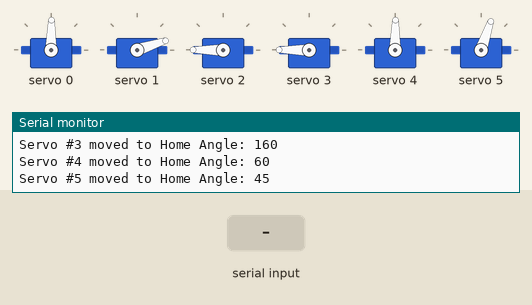
Simulated run of this sketch. Board: Arduino Uno, built with avr-gcc and run on an emulated ATmega328P. On the bench: 6 × servo, the last lines printed to the serial monitor. The inputs (shaded band) are chosen by the test bench.

Above: at 2.4 s.
2.5 s: "255\n" received over Serial
At 3.9 s:
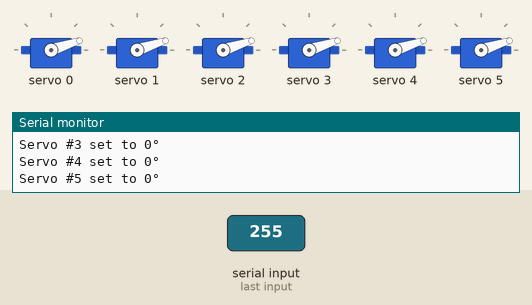
5.0 s: "1,90,45\n" received over Serial
At 6.4 s:
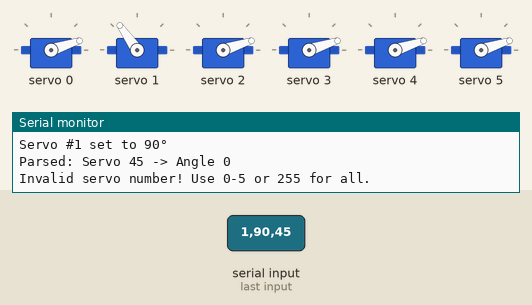
Timing chart, 0 to 8.0 s (numbered marks = the images above; inputs shaded):
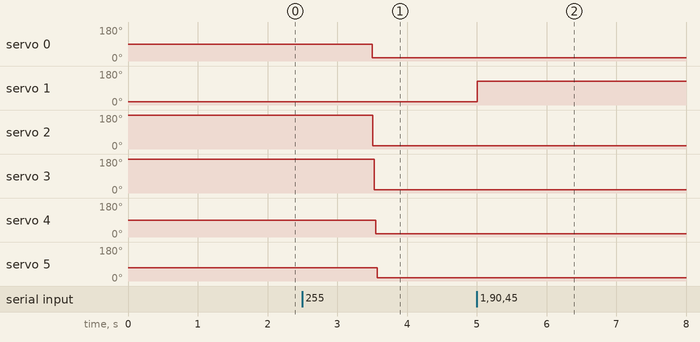

Measured:
- after the input at 2.5 s, servo 0: 89° → 18° after 1.0 s; servo 2, servo 3: 180° → 18° after 1.0 s; servo 4: 89° → 18° after 1.1 s; servo 5: 71° → 18° after 1.1 s
- after the input at 5.0 s, servo 1: 18° → 125° at once

The sketch:

robotic_arm_controller.ino
```cpp
#include <Wire.h>
#include <Adafruit_PWMServoDriver.h>

Adafruit_PWMServoDriver pwm = Adafruit_PWMServoDriver();

#define NUM_SERVOS 6
#define SERVO_MIN 150
#define SERVO_MAX 600

int homeAngles[NUM_SERVOS] = {60, 0, 140, 160, 60, 45};

void setup() {
  Serial.begin(9600);
  pwm.begin();
  pwm.setPWMFreq(50);  // 50Hz for servos

  Serial.println("PCA9685 Servo Controller Ready");

  // Move all servos to home at startup
  for (int i = 0; i < NUM_SERVOS; i++) {
    setServoAngle(i, homeAngles[i]);
    Serial.print("Servo #"); Serial.print(i);
    Serial.print(" moved to Home Angle: "); Serial.println(homeAngles[i]);
    delay(200);
  }
}

void loop() {
  if (Serial.available() > 0) {
    int servoNumber = Serial.parseInt(); // read first integer
    int angle = Serial.parseInt();       // read second integer
    // Clear the serial buffer of remaining characters
    while (Serial.available() > 0 && Serial.peek() != '\n') Serial.read();
    Serial.read(); // read newline

    Serial.print("Parsed: Servo "); Serial.print(servoNumber);
    Serial.print(" -> Angle "); Serial.println(angle);

    angle = constrain(angle, 0, 180);

    if (servoNumber == 255) { // all servos
      for (int i = 0; i < NUM_SERVOS; i++) {
        setServoAngle(i, angle);
        Serial.print("Servo #"); Serial.print(i);
        Serial.print(" set to "); Serial.print(angle); Serial.println("°");
      }
    }
    else if (servoNumber >= 0 && servoNumber < NUM_SERVOS) { // single servo
      setServoAngle(servoNumber, angle);
      Serial.print("Servo #"); Serial.print(servoNumber);
      Serial.print(" set to "); Serial.print(angle); Serial.println("°");
    }
    else {
      Serial.println("Invalid servo number! Use 0-5 or 255 for all.");
    }
  }
}

void setServoAngle(int servo, int angle) {
  int pulse = map(angle, 0, 180, SERVO_MIN, SERVO_MAX);
  pwm.setPWM(servo, 0, pulse);
}
```
